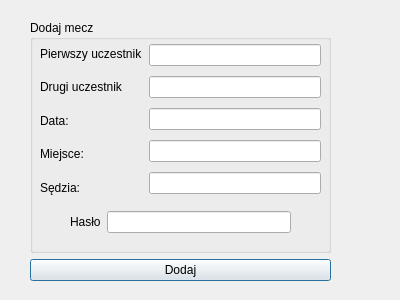
<?xml version="1.0" encoding="UTF-8"?>
<ui version="4.0">
 <class>dodaj_mecz</class>
 <widget class="QDialog" name="dodaj_mecz">
  <property name="geometry">
   <rect>
    <x>0</x>
    <y>0</y>
    <width>400</width>
    <height>300</height>
   </rect>
  </property>
  <property name="windowTitle">
   <string>Dialog</string>
  </property>
  <widget class="QWidget" name="layoutWidget_18">
   <property name="geometry">
    <rect>
     <x>30</x>
     <y>20</y>
     <width>301</width>
     <height>261</height>
    </rect>
   </property>
   <layout class="QVBoxLayout" name="verticalLayout_19">
    <item>
     <widget class="QGroupBox" name="groupBox_8">
      <property name="title">
       <string>Dodaj mecz</string>
      </property>
      <widget class="QWidget" name="layoutWidget_20">
       <property name="geometry">
        <rect>
         <x>40</x>
         <y>190</y>
         <width>221</width>
         <height>24</height>
        </rect>
       </property>
       <layout class="QHBoxLayout" name="horizontalLayout_13">
        <item>
         <widget class="QLabel" name="label_31">
          <property name="text">
           <string>Hasło</string>
          </property>
         </widget>
        </item>
        <item>
         <widget class="QLineEdit" name="lineEdit_15"/>
        </item>
       </layout>
      </widget>
      <widget class="QWidget" name="layoutWidget">
       <property name="geometry">
        <rect>
         <x>10</x>
         <y>20</y>
         <width>281</width>
         <height>161</height>
        </rect>
       </property>
       <layout class="QHBoxLayout" name="horizontalLayout_12">
        <item>
         <layout class="QVBoxLayout" name="verticalLayout_20">
          <item>
           <widget class="QLabel" name="label_29">
            <property name="text">
             <string>Pierwszy uczestnik</string>
            </property>
           </widget>
          </item>
          <item>
           <widget class="QLabel" name="label_30">
            <property name="text">
             <string>Drugi uczestnik</string>
            </property>
           </widget>
          </item>
          <item>
           <widget class="QLabel" name="label_32">
            <property name="text">
             <string>Data:</string>
            </property>
           </widget>
          </item>
          <item>
           <widget class="QLabel" name="label_33">
            <property name="text">
             <string>Miejsce:</string>
            </property>
           </widget>
          </item>
          <item>
           <widget class="QLabel" name="label_34">
            <property name="text">
             <string>Sędzia: </string>
            </property>
           </widget>
          </item>
         </layout>
        </item>
        <item>
         <layout class="QVBoxLayout" name="verticalLayout_21">
          <item>
           <widget class="QLineEdit" name="lineEdit_12"/>
          </item>
          <item>
           <widget class="QLineEdit" name="lineEdit_14"/>
          </item>
          <item>
           <widget class="QLineEdit" name="lineEdit_11"/>
          </item>
          <item>
           <widget class="QLineEdit" name="lineEdit_10"/>
          </item>
          <item>
           <widget class="QLineEdit" name="lineEdit_13"/>
          </item>
         </layout>
        </item>
       </layout>
      </widget>
     </widget>
    </item>
    <item>
     <widget class="QPushButton" name="pushButton_6">
      <property name="text">
       <string>Dodaj</string>
      </property>
     </widget>
    </item>
   </layout>
  </widget>
 </widget>
 <resources/>
 <connections/>
</ui>
